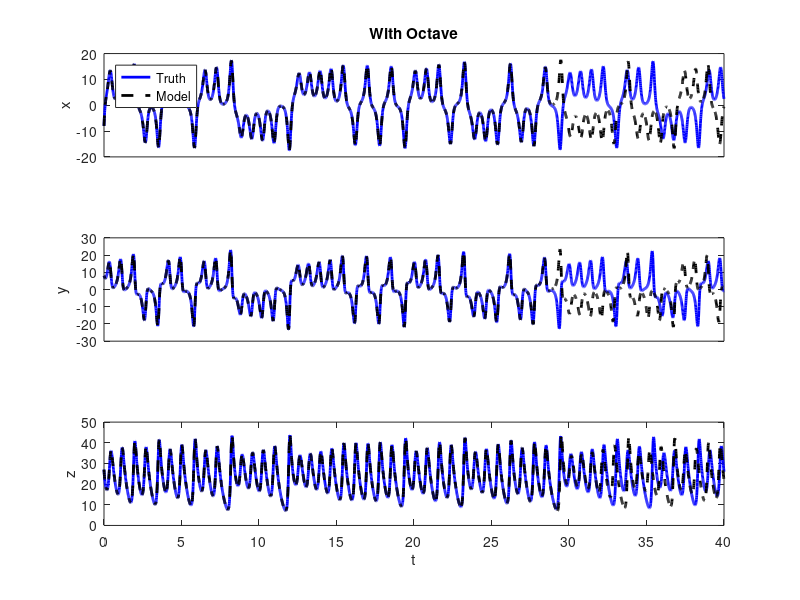

Write MATLAB code to recreate this figure.
%
% Standard regression technique for identifying
% Lorenz system from time series data
%
% Author: Dr Chennakesava Kadapa
%
% Date: 12-Sep-2024
%


clear all;    clc;
dt  =  0.01;
y0 = [-8, 8, 27];

myfun = @(t,y) [-10*y(1)+10*y(2);
                28.0*y(1)-y(1)*y(3)-y(2);
                y(1)*y(2)-8.0*y(3)/3.0];

[t,data] = ode45(myfun, [0.0:dt:40.0], y0);

x = data(:,1);
y = data(:,2);
z = data(:,3);

% find the derivative terms
xd = -10.0*x + 10.0*y;
yd = 28.0*x - x.*z - y;
zd = x.*y - 8.0*z./3.0;

% Construct matrix X
N = size(t,1);
X = zeros(3*N,30);
vvec = zeros(3*N,1);

for i=1:N
%for i=3:N
  ind1 = 3*(i-1)+1;
  ind2 = ind1+1;
  ind3 = ind1+2;

  X(ind1, 1)  = 1.0;
  X(ind1, 2)  = x(i);
  X(ind1, 3)  = y(i);
  X(ind1, 4)  = z(i);
  X(ind1, 5)  = x(i)*x(i);
  X(ind1, 6)  = y(i)*y(i);
  X(ind1, 7)  = z(i)*z(i);
  X(ind1, 8)  = x(i)*y(i);
  X(ind1, 9)  = y(i)*z(i);
  X(ind1, 10) = z(i)*x(i);

  X(ind2, 11:20) = X(ind1, 1:10);
  X(ind3, 21:30) = X(ind1, 1:10);

  vvec(ind1) = xd(i);
  vvec(ind2) = yd(i);
  vvec(ind3) = zd(i);
end

format long g

coeffs = inv(X'*X)*X'*vvec;
coeffs = reshape(coeffs,10,3)'


# testing with the coefficients computed
#
#y0 = data(end,:);

%[t1,data1] = ode45(myfun, [0:dt:40.0], y0);
t1 = t;
data1 = data;

myfun2 = @(t,y) [coeffs(1,1)+coeffs(1,2)*y(1)+coeffs(1,3)*y(2)+coeffs(1,4)*y(3)+coeffs(1,5)*y(1)*y(1)+coeffs(1,6)*y(2)*y(2)+coeffs(1,7)*y(3)*y(3)+coeffs(1,8)*y(1)*y(2)+coeffs(1,9)*y(2)*y(3)+coeffs(1,10)*y(1)*y(3);
                 coeffs(2,1)+coeffs(2,2)*y(1)+coeffs(2,3)*y(2)+coeffs(2,4)*y(3)+coeffs(2,5)*y(1)*y(1)+coeffs(2,6)*y(2)*y(2)+coeffs(2,7)*y(3)*y(3)+coeffs(2,8)*y(1)*y(2)+coeffs(2,9)*y(2)*y(3)+coeffs(2,10)*y(1)*y(3);
                 coeffs(3,1)+coeffs(3,2)*y(1)+coeffs(3,3)*y(2)+coeffs(3,4)*y(3)+coeffs(3,5)*y(1)*y(1)+coeffs(3,6)*y(2)*y(2)+coeffs(3,7)*y(3)*y(3)+coeffs(3,8)*y(1)*y(2)+coeffs(3,9)*y(2)*y(3)+coeffs(3,10)*y(1)*y(3)];

[t2,data2] = ode45(myfun2, [0:dt:40.0], y0);


%set(gcf, 'PaperUnits', 'inches');
%set(gcf, 'PaperSize', [10 6]);

subplot(3,1,1)
plot(t1,data1(:,1), 'b', "linewidth",2)
hold on
plot(t2,data2(:,1), 'k--', "linewidth",2)
ylabel("x")
xticks([])
legend('Truth','Model','Location','northwest')
title('With Octave')
pbaspect([6 1 1])

subplot(3,1,2)
plot(t1,data1(:,2), 'b', "linewidth",2)
hold on
plot(t2,data2(:,2), 'k--', "linewidth",2)
ylabel("y")
xticks([])
pbaspect([6 1 1])

subplot(3,1,3)
plot(t1,data1(:,3), 'b', "linewidth",2)
hold on
plot(t2,data2(:,3), 'k--', "linewidth",2)
xlabel("t")
ylabel("z")
xticks(0:5:40)
pbaspect([6 1 1])

saveas(gcf,'plot.png')

























